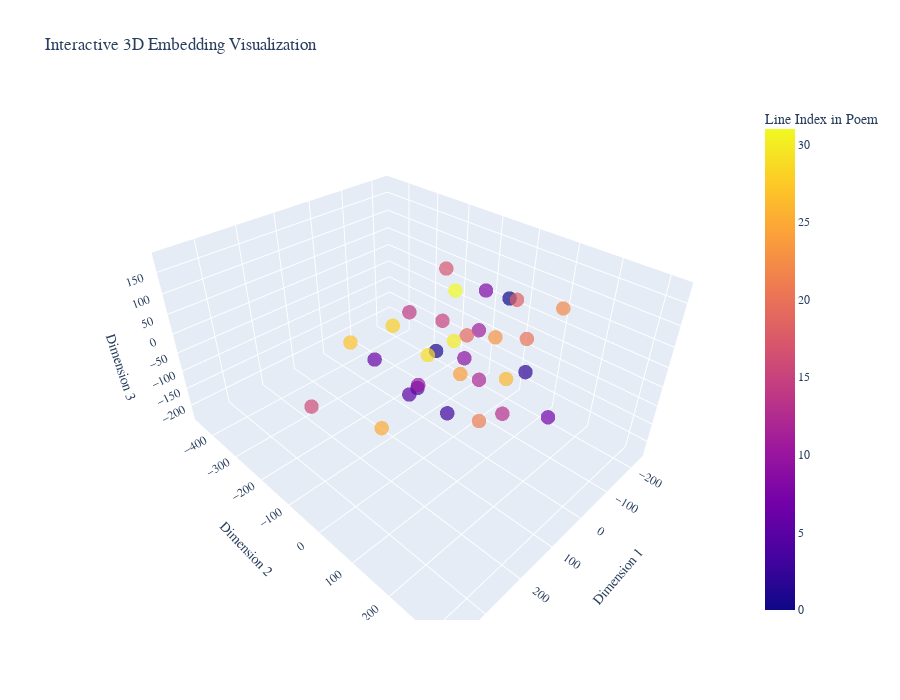

The notebook cell this image was saved under:
### Markdown cell above
## Visualization Explanation

This interactive 3D scatter plot displays the sentence embeddings of lines from the poem "Pangur Bán" (by an anonymous Irish monk, c. 9th century), reduced to 3D space using t-SNE for dimensionality reduction. Each point represents one line of the poem, positioned based on its semantic similarity in the embedding space. The color gradient corresponds to the line index (0 to 31), indicating the sequential order in the poem. Hover over any point to view the full text of that line. This helps visualize how the model captures thematic and contextual relationships between the poem's verses.

### Code cell
import plotly.express as px

fig = px.scatter_3d(
    x=embeddings_3d[:,0],
    y=embeddings_3d[:,1],
    z=embeddings_3d[:,2],
    hover_name=text,
    color=list(range(len(text))),
    title="Interactive 3D Embedding Visualization",
    labels={'x':'Dimension 1', 'y':'Dimension 2', 'z':'Dimension 3'}
)
fig.update_traces(marker=dict(size=5, opacity=0.7))
fig.update_layout(coloraxis_colorbar_title_text="Line Index in Poem", font_family='monospace', width=900, height=700)
fig.show()

### Figure 1 — Plotly figure (JSON) as saved in the notebook; plotly's stock layout.template omitted (floating-point values rounded to 4 significant figures)
{"data": [{"hovertemplate": "<b>%{hovertext}</b><br><br>Dimension 1=%{x}<br>Dimension 2=%{y}<br>Dimension 3=%{z}<br>color=%{marker.color}<extra></extra>", "hovertext": ["I and Pangur Bán, my cat,", "'Tis a like task we are at;", "Hunting mice is his delight,", "Hunting words I sit all night.", "Better far than praise of men", "'Tis to sit with book and pen;", "Pangur bears me no ill-will,", "He, too, plies his simple skill.", "'Tis a merry thing to see", "At our tasks how glad are we,", "When at home we sit and find", "Entertainment to our mind.", "Oftentimes a mouse will stray", "In the hero Pangur's way;", "Oftentimes my keen thought set", "Takes a meaning in its net.", "'Gainst the wall he sets his eye", "Full and fierce and sharp and sly;", "'Gainst the wall of knowledge I", "All my little wisdom try.", "When a mouse darts from its den,", "O! how glad is Pangur then;", "O! what gladness do I prove", "When I solve the doubts I love.", "So in peace our task we ply,", "Pangur Bán, my cat, and I;", "In our arts we find our bliss,", "I have mine, and he has his.", "Practice every day has made", "Pangur perfect in his trade;", "I get wisdom day and night,", "Turning darkness into light."], "legendgroup": "", "marker": {"color": [0, 1, 2, 3, 4, 5, 6, 7, 8, 9, 10, 11, 12, 13, 14, 15, 16, 17, 18, 19, 20, 21, 22, 23, 24, 25, 26, 27, 28, 29, 30, 31], "coloraxis": "coloraxis", "opacity": 0.7, "size": 5, "symbol": "circle"}, "mode": "markers", "name": "", "scene": "scene", "showlegend": false, "type": "scatter3d", "x": [-234.0, 58.88, -98.73, 140.9, 98.51, 59.41, 149.9, 153.2, -66.98, 42.21, 157.2, -48.18, -74.78, -49.58, 88.35, -13.9, 374.9, 8.48, -165.8, -88.62, -73.58, 24.51, -164.8, -118.3, 17.61, 231.6, 21.2, -75.91, 44.27, -27.39, 110.2, -114.0], "y": [-46.75, -9.132, 107.7, 98.44, -22.66, -86.4, -95.79, 318.5, 9.608, 52.21, 36.45, 13.51, 3.528, 93.94, -56.44, -59.3, -5.055, -34.01, 20.42, -50.87, 116.7, 87.7, 135.7, 6.562, 23.91, 10.94, 142.1, -456.7, -152.5, -112.8, 80.66, -112.4], "z": [11.44, 22.0, -52.64, -30.35, -59.1, -134.0, 2.786, 99.75, 119.8, 26.09, 12.94, 33.84, -116.2, -147.9, 106.1, 40.32, 62.13, 181.1, 62.54, -26.96, 48.33, -127.5, 89.38, -19.61, -40.79, -66.05, 11.05, -231.2, 12.43, -81.54, 112.6, 53.47]}], "layout": {"coloraxis": {"colorbar": {"title": {"text": "Line Index in Poem"}}, "colorscale": [[0, "#0d0887"], [0.1111, "#46039f"], [0.2222, "#7201a8"], [0.3333, "#9c179e"], [0.4444, "#bd3786"], [0.5556, "#d8576b"], [0.6667, "#ed7953"], [0.7778, "#fb9f3a"], [0.8889, "#fdca26"], [1, "#f0f921"]]}, "font": {"family": "monospace"}, "height": 700, "legend": {"tracegroupgap": 0}, "scene": {"domain": {"x": [0, 1], "y": [0, 1]}, "xaxis": {"title": {"text": "Dimension 1"}}, "yaxis": {"title": {"text": "Dimension 2"}}, "zaxis": {"title": {"text": "Dimension 3"}}}, "title": {"text": "Interactive 3D Embedding Visualization"}, "width": 900}}
